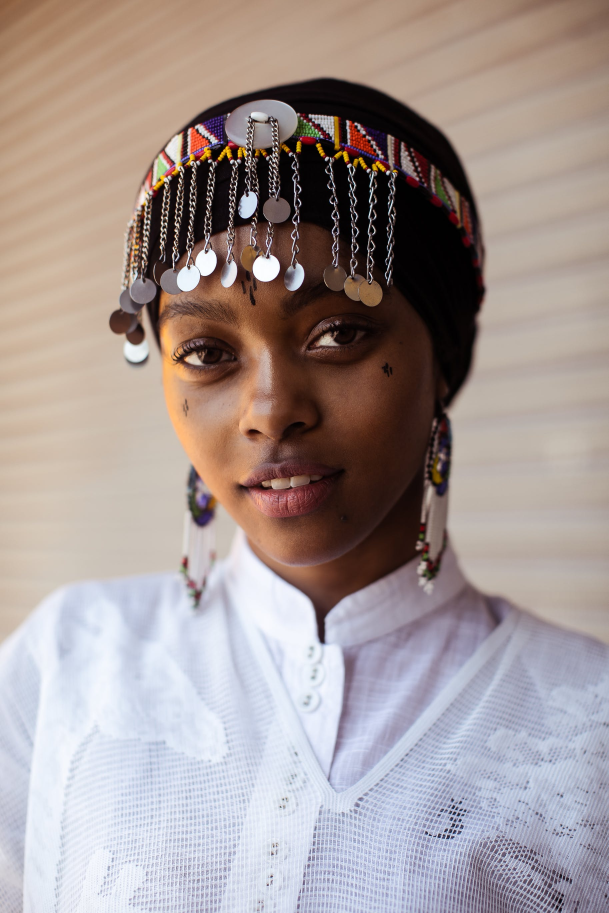
#> input picture images/1.jpg, 1825 x 2738 px (shown at 1/3 size)
$ python edge_detect.py
#> lines starting #> are read from the running program, lines starting #| are printed output that depends on the picture; after the words box and inside, x2 and y2 are one past the last pixel; in counts of white or black regions, pixels touching at a corner belong together
import cv2
import numpy as np

img = cv2.imread('images/1.jpg', 0)
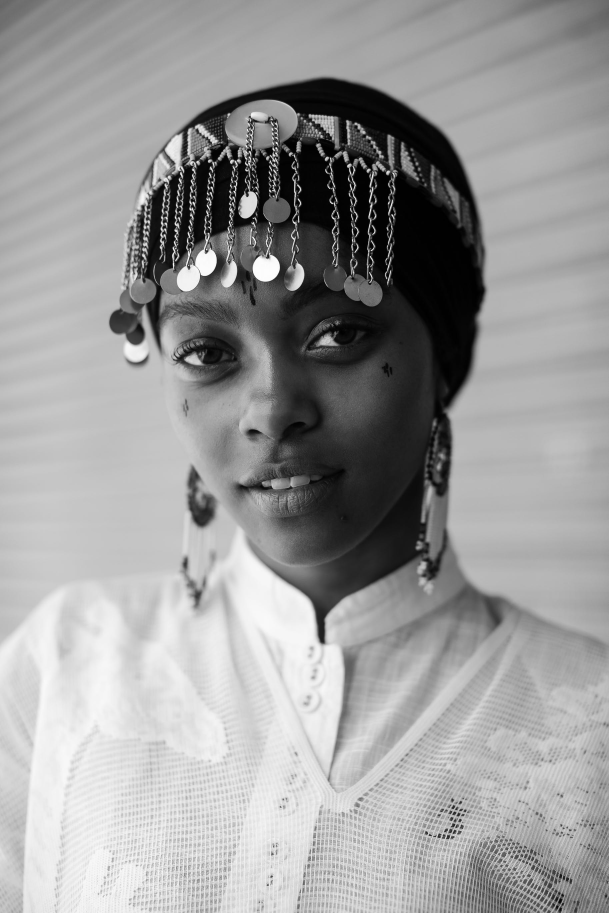
#> img: shape (2738, 1825) (shown at 1/3 size); min 0, max 255, mean 154.8

cv2.namedWindow('Neon', cv2.WINDOW_NORMAL)
cv2.resizeWindow('Neon',860, 680)

cv2.imwrite('canny.jpg', cv2.Canny(img, 200, 300))
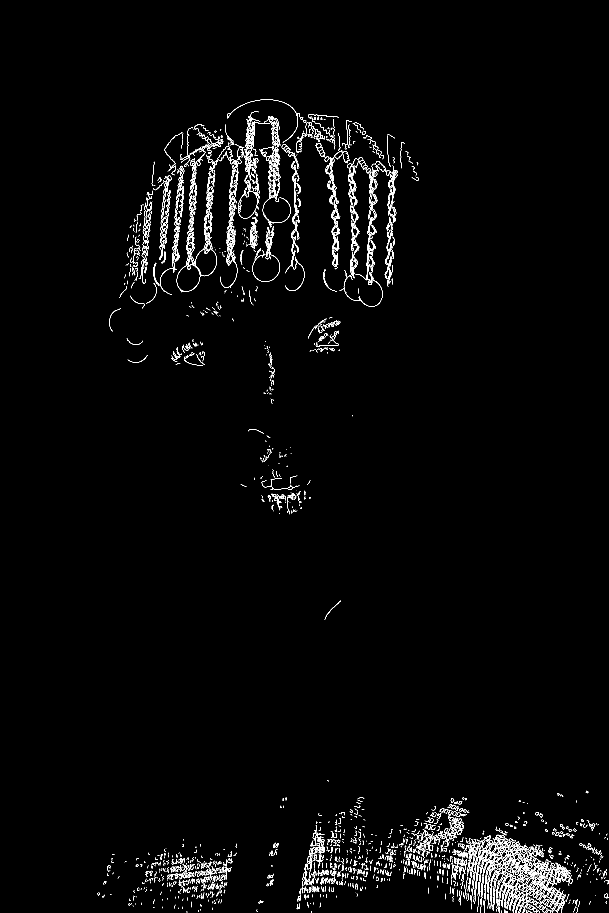
#> saved as canny.jpg: shape (2738, 1825) (shown at 1/3 size); 1.4% white in thin lines or dots, all inside (x1, y1, x2, y2) = (293, 299, 1825, 2738)
cv2.imshow('Neon', cv2.imread('canny.jpg'))
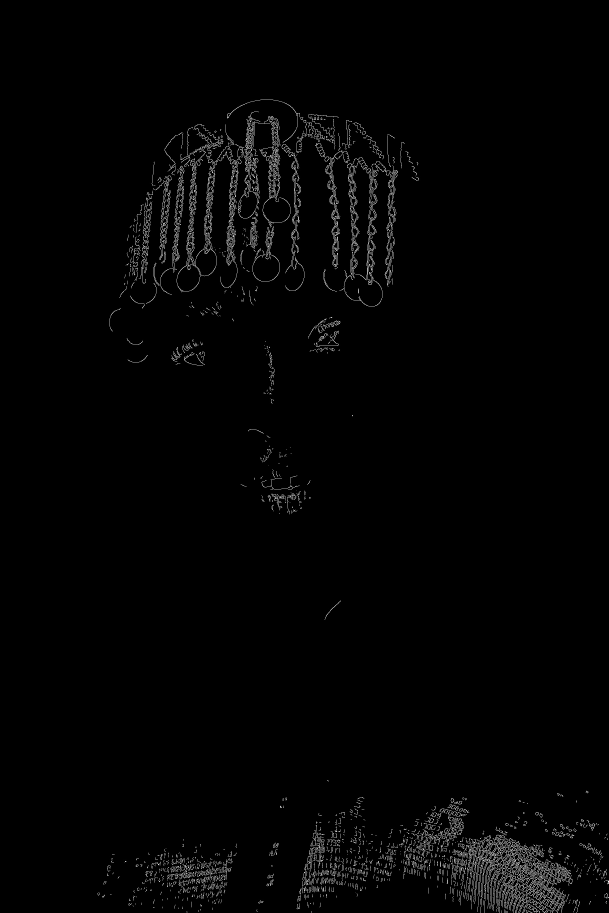
#> window 'Neon': shape (2738, 1825, 3) (shown at 1/3 size); min 0, max 255, mean 3.7
cv2.waitKey(0)

$ run again, with images/3.jpg copied over images/1.jpg
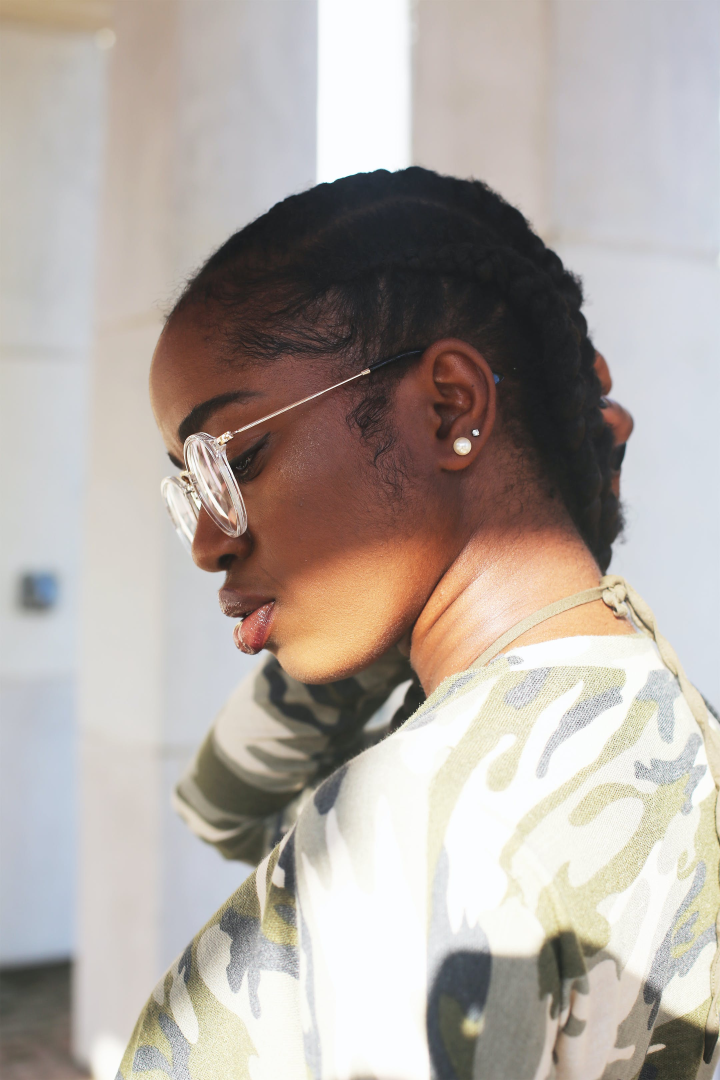
#> input picture images/3.jpg, 2160 x 3240 px (shown at 1/3 size)
#> `cv2.imwrite('canny.jpg', cv2.Canny(img, 200, 300))`:
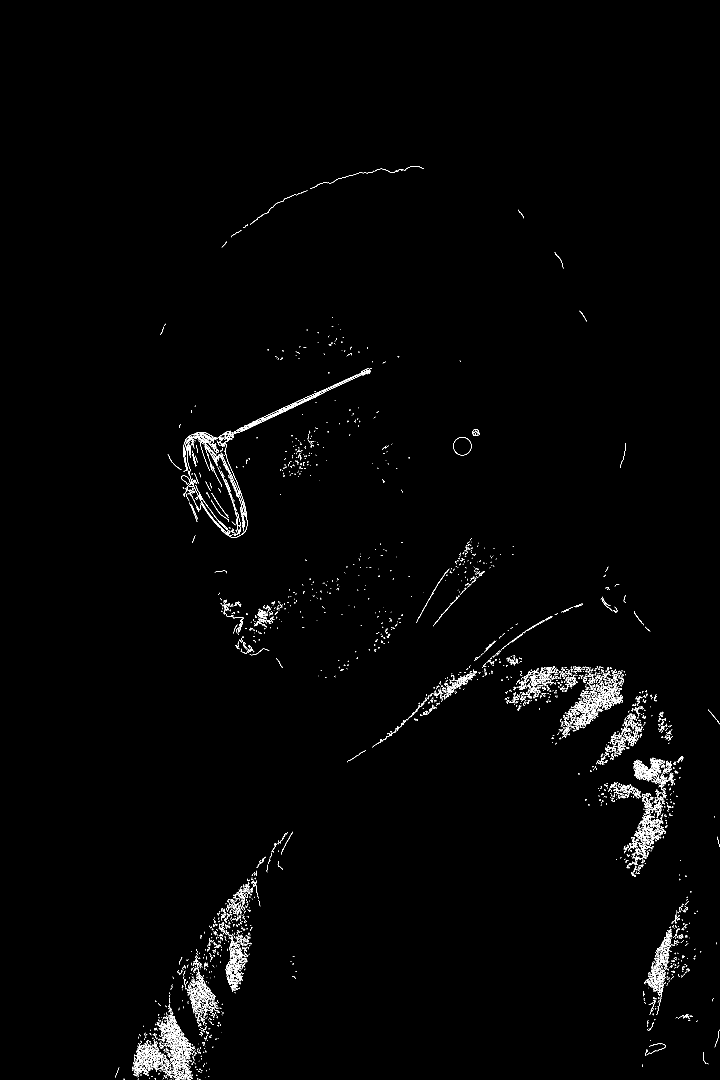
#> saved as canny.jpg: shape (3240, 2160) (shown at 1/3 size); 0.86% white in thin lines or dots, all inside (x1, y1, x2, y2) = (345, 499, 2159, 3240)
#> `cv2.imshow('Neon', cv2.imread('canny.jpg'))`:
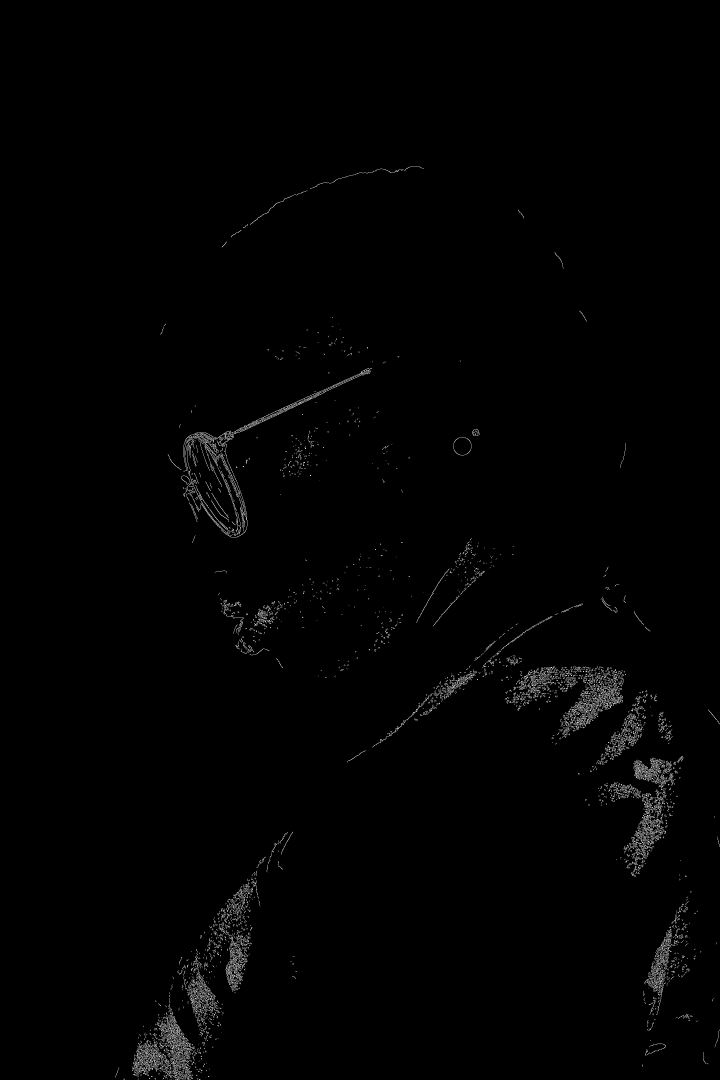
#> window 'Neon': shape (3240, 2160, 3) (shown at 1/3 size); min 0, max 255, mean 2.2

$ run again, with images/2.jpeg copied over images/1.jpg
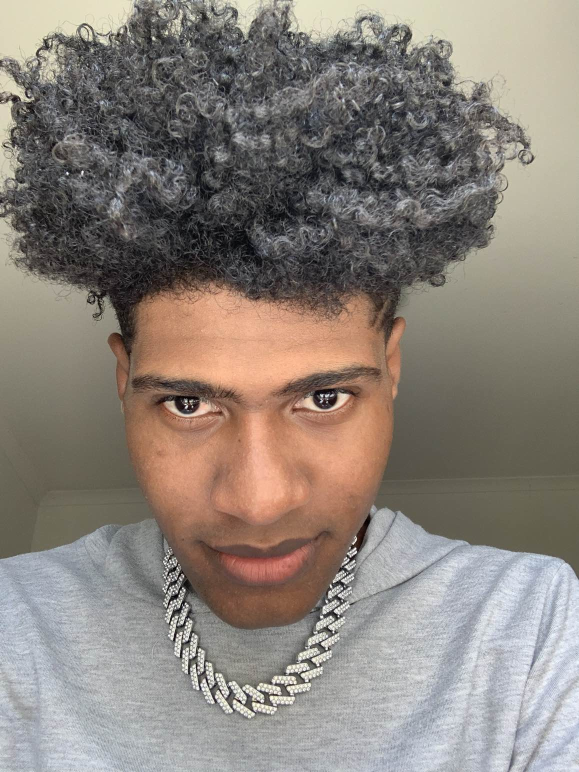
#> input picture images/2.jpeg, 1158 x 1544 px (shown at 1/2 size)
#> `cv2.imwrite('canny.jpg', cv2.Canny(img, 200, 300))`:
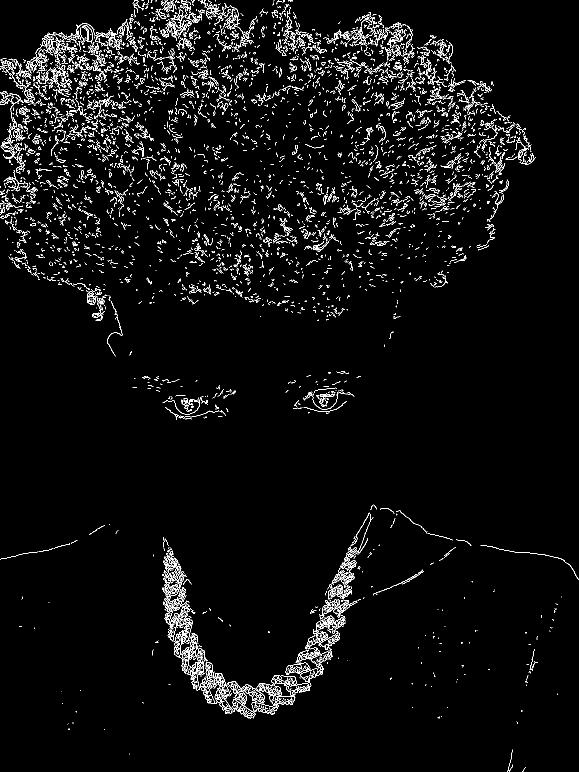
#> saved as canny.jpg: shape (1544, 1158) (shown at 1/2 size); 3.7% white in thin lines or dots
#> `cv2.imshow('Neon', cv2.imread('canny.jpg'))`:
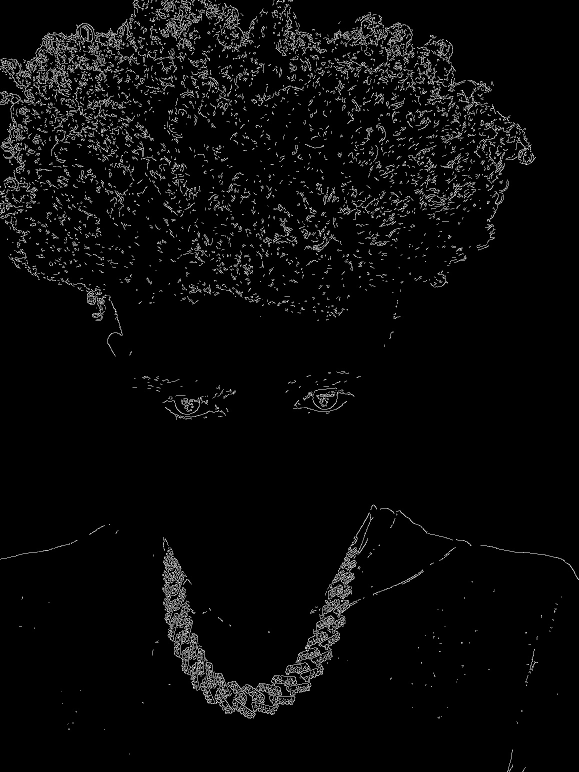
#> window 'Neon': shape (1544, 1158, 3) (shown at 1/2 size); min 0, max 255, mean 9.4
